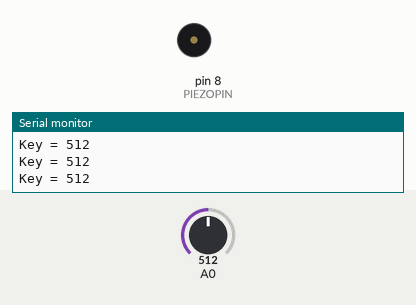
A sketch run on a simulated Arduino Uno, built with avr-gcc and run on an emulated ATmega328P. On the bench: buzzer (waves = sounding), the last lines printed to the serial monitor. Inputs (shaded band) come from the test bench; at power-on: A0 = 512.

Above: at 1.2 s.
1.3 s: A0 set to 955
2.8 s: A0 set to 977
At 3.5 s:
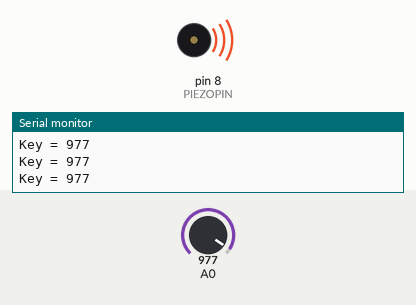
7.3 s: A0 set to 0
At 7.9 s:
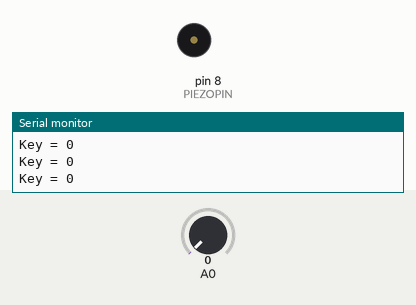
Timing chart, 0 to 10.3 s (numbered marks = the images above; inputs shaded):
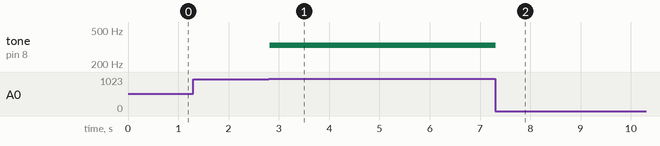

The sketch:

Project_7.ino
```cpp
// (licence header left out)
#define PIEZOPIN 8

void setup() {
  Serial.begin(9600);
}

/*
  Returns true if note is played, false if not,
  Also this is called beep instead of note because
  beep sounds cooler :D
*/
bool beep(void) {
  // Reads the key input
  int keyVal = analogRead(A0);

  Serial.print("Key = ");
  Serial.println(keyVal);

  /*
    This is better in static memory instead of pushing
    it to stack memory every time is wasteful so we use
    statically allocated memory bc that's epic
  */

  // I could have used one array of an anonymous struct instead of three arrays but nah

  static int notes[] = {262, 294, 330, 349};
  static int lower_bounds[] = {1023, 1010, 968, 650};
  static int upper_bounds[] = {1023, 1020, 978, 670};

  // Asserts that the size of the notes, lower_bounds, and upper_bounds are equal
  // This is to avoid a unsafe condition bc that would lead to undefined behavior
  static_assert(
    sizeof(lower_bounds) == sizeof(upper_bounds)
    && sizeof(lower_bounds) == sizeof(notes),
    "There are amount of notes, upper_bounds, and lower_bounds are unequal!"
  );

  // Checks all upper and lower bounds and plays that note if true
  for (uint8_t i = 0; i < sizeof(lower_bounds) / sizeof(int); i++) {

    // If it's not this note we go to the next iteration and keep looking
    if (keyVal < lower_bounds[i] || keyVal > upper_bounds[i]) continue;


    // If we found the note we plays it in D8
    tone(PIEZOPIN, notes[i]);

    return true;
  }

  // The beep ain't beeping
  return false;
}

void loop() {
  if (beep()) return;

  // If no note is played, so the tone is zeroed
  noTone(PIEZOPIN);
}
```

Measured:
- the behaviour switches between 967 and 968 on A0 (found by bisection; images 0 and 1)
- after the input at 2.8 s, tone on pin 8 (PIEZOPIN): silent → 330 Hz at once
- after the input at 7.3 s, tone on pin 8 (PIEZOPIN): 330 Hz → silent at once
